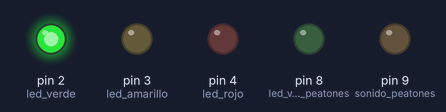
This sketch was run on a simulated Arduino Uno, built with avr-gcc and run on an emulated ATmega328P. Shown: output pins drawn as LEDs (lit = HIGH).

Above: at 2.5 s.
At 7.5 s:
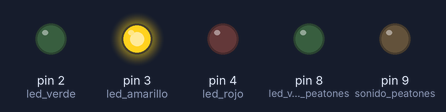
At 13.2 s:
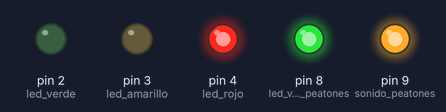
At 19.7 s:
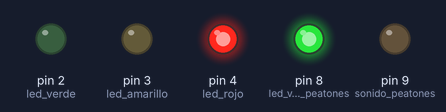
Timing chart, 0 to 26.0 s (numbered marks = the images above):
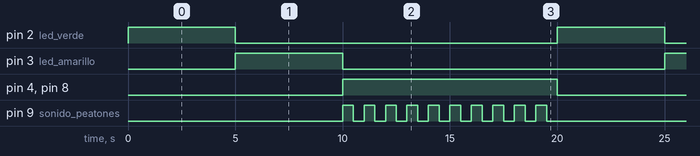

The sketch:

semaforo.ino
```cpp
int led_verde = 2;  //SEMAFORO EN VERDE PARA VEHICULOS
int led_amarillo = 3;// SEMAFORO EN NARANJA PARA VEHICULOS
int led_rojo = 4; //SEMAFORO EN ROJO PARA VEHICULOS

int led_verde_peatones = 8;
int sonido_peatones = 9;

int i=0;

void setup() {
  // put your setup code here, to run once:
  pinMode(led_verde, OUTPUT);
  pinMode(led_amarillo, OUTPUT);
  pinMode(led_rojo, OUTPUT);
  pinMode(led_verde_peatones, OUTPUT);
  pinMode(sonido_peatones, OUTPUT);
}

void loop() {
  // put your main code here, to run repeatedly:
  digitalWrite(led_verde, HIGH);
  digitalWrite(led_amarillo, LOW);
  digitalWrite(led_rojo, LOW);
  digitalWrite(led_verde_peatones, LOW);
  digitalWrite(sonido_peatones, LOW);
  delay(5000);
   // put your main code here, to run repeatedly:
  digitalWrite(led_verde, LOW);
  digitalWrite(led_amarillo, HIGH);
  digitalWrite(led_rojo, LOW);
  digitalWrite(led_verde_peatones, LOW);
  digitalWrite(sonido_peatones, LOW);
  delay(5000);
   // put your main code here, to run repeatedly:
  digitalWrite(led_verde, LOW);
  digitalWrite(led_amarillo, LOW);
  digitalWrite(led_rojo, HIGH);
  digitalWrite(led_verde_peatones, HIGH);
  while( i < 10){
    digitalWrite(sonido_peatones, HIGH);
    delay(500);
    i++;
    digitalWrite(sonido_peatones,LOW);
    delay(500);
  }
  i=0;
}
```

Measured:
- by itself, pin 2 (led_verde), pin 3 (led_amarillo): alternates HIGH for 5.0 s and LOW for 15.0 s
- by itself, pin 4 (led_rojo), pin 8 (led_verde_peatones): alternates HIGH for 10.0 s and LOW for 10.0 s
- by itself, pin 9 (sonido_peatones): repeats every 20.0 s: 9 × (LOW 0.50 s, HIGH 0.50 s), LOW 10.5 s, HIGH 0.50 s
